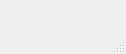
<?xml version="1.0" encoding="UTF-8"?>
<ui version="4.0">
 <class>MainWindow</class>
 <widget class="QMainWindow" name="MainWindow">
  <property name="geometry">
   <rect>
    <x>0</x>
    <y>0</y>
    <width>126</width>
    <height>54</height>
   </rect>
  </property>
  <property name="windowTitle">
   <string>MotorMx</string>
  </property>
  <property name="windowIcon">
   <iconset resource="motormx.qrc">
    <normaloff>:/MotorControl.png</normaloff>:/MotorControl.png</iconset>
  </property>
  <widget class="QWidget" name="centralWidget">
   <layout class="QVBoxLayout" name="verticalLayout">
    <property name="spacing">
     <number>1</number>
    </property>
    <property name="margin">
     <number>0</number>
    </property>
   </layout>
  </widget>
  <widget class="QStatusBar" name="statusBar"/>
 </widget>
 <layoutdefault spacing="6" margin="11"/>
 <resources>
  <include location="motormx.qrc"/>
 </resources>
 <connections/>
</ui>
